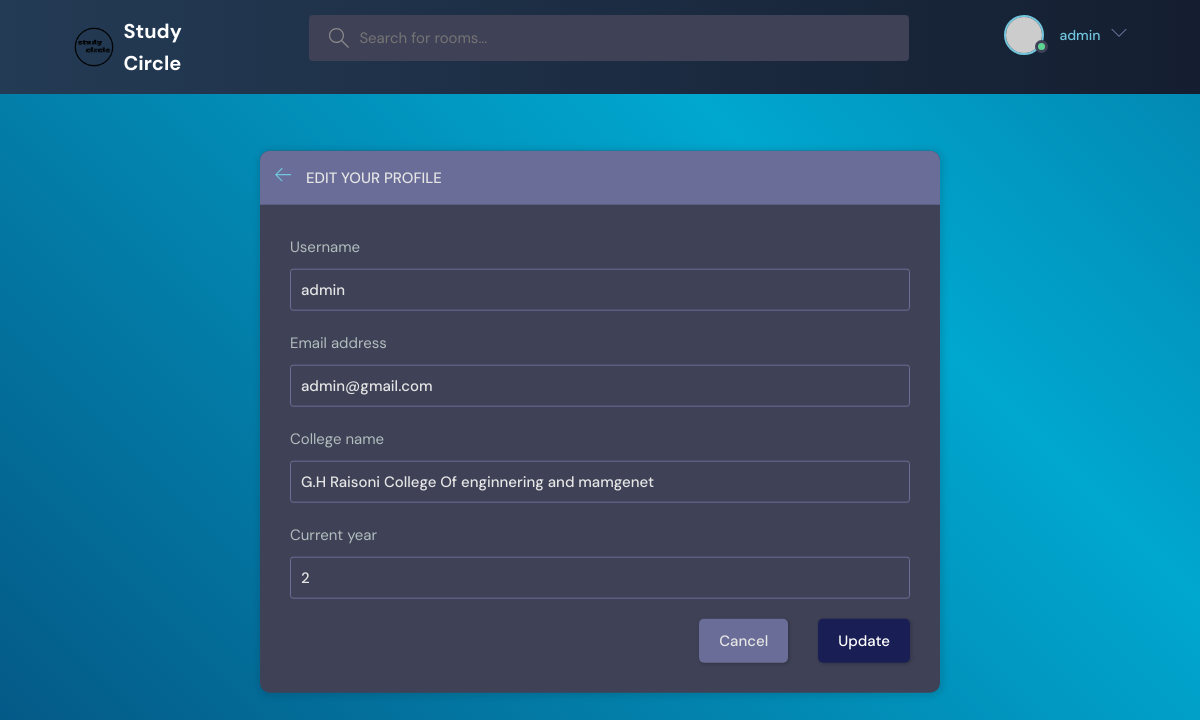
Screenshot of /update-user/ (signed in) with the database file from the repository.
### base/models.py (models this page shows, shortened)
class UserDetails(models.Model):
    user = models.OneToOneField(User, on_delete=models.CASCADE)
    avatar = models.ImageField(null=True, default="avatar.svg")
    first_name = models.CharField(max_length=50)
    last_name = models.CharField(max_length=50)
    avatar = models.ImageField(null=True, default="avatar.svg")
    college_name = models.CharField(max_length=200, blank=True, null=True)
    department_name = models.CharField(max_length=100, blank=True, null=True)
    current_year = models.PositiveIntegerField(blank=True, null=True)
    linkedin_url = models.URLField(blank=True, null=True)
    github_url = models.URLField(blank=True, null=True)
    twitter_url = models.URLField(blank=True, null=True)
    other_links = models.JSONField(blank=True, null=True)
    avatar = models.ImageField(null=True, default="avatar.svg")

### base/views.py (the view, shortened to what this page needs)
# urls.py: path('update-user/', views.updateuser, name="update-user"),
@login_required(login_url='login')
def updateuser(request):
    user = request.user
    user_details, created = UserDetails.objects.get_or_create(user=request.user)
    user_form = CustomUserCreationForm(instance=user)
    details_form = UserDetailsForm(instance=user_details)
    context = {
        'user_form': user_form,
        'details_form': details_form
    }
    return render(request,"base/update-user.html",context)

### base/forms.py
class CustomUserCreationForm(UserCreationForm):
    class Meta(UserCreationForm.Meta):
        fields = ['username','email', 'password1', 'password2']
        error_messages = {
            'username': {
                'required': 'Username is required.',
                'invalid': 'Enter a valid username.',
            },
            'password1': {
                'required': 'Password is required.',
                'invalid': 'Enter a strong password.',
            },
            'password2': {
                'required': 'Password confirmation is required.',
                'invalid': 'Passwords do not match.',
            },
        }

class UserDetailsForm(forms.ModelForm):
    class Meta:
        model = UserDetails
        fields = ['college_name', 'department_name', 'current_year', 'linkedin_url', 'github_url', 'twitter_url', 'other_links']

### base/templates/base/update-user.html (shortened to what this page needs)
{% extends 'main.html' %}
{% block content %}
<main class="update-account layout">
  <div class="container">
    <div class="layout__box">
      <div class="layout__boxHeader">
        <div class="layout__boxTitle">
          <a href="{% url 'home' %}">
            <svg version="1.1" xmlns="http://www.w3.org/2000/svg" width="32" height="32" viewBox="0 0 32 32">
              <title>arrow-left</title>
              <path
                d="M13.723 2.286l-13.723 13.714 13.719 13.714 1.616-1.611-10.96-10.96h27.625v-2.286h-27.625l10.965-10.965-1.616-1.607z">
              </path>
            </svg>
          </a>
          <h3>Edit your profile</h3>
        </div>
      </div>
      <div class="layout__body">
        <form class="form" action="" method="POST" enctype="multipart/form-data">
          <div class="form__group">
            <label for="username">{{ user_form.username.label }}</label>
            {{ user_form.username }}
          </div>
          <div class="form__group">
            <label for="email">{{ user_form.email.label }}</label>
            {{ user_form.email }}
          </div>
          <div class="form__group">
            <label for="college_name">{{ details_form.college_name.label }}</label>
            {{ details_form.college_name }}
          </div>
          <div class="form__group">
            <label for="current_year">{{ details_form.current_year.label }}</label>
            {{ details_form.current_year }}
          </div>
          <div class="form__action">
            <a class="btn btn--dark" href="index.html">Cancel</a>
            <button class="btn btn--main" type="submit">Update</button>
          </div>
        </form>
      </div>
    </div>
  </div>
</main>
{% endblock content %}

### templates/navbar.html (shortened to what this page needs)
{% load static %}
<header class="header header--loggedIn">
    <div class="container">
      <a href="{% url "home" %}" class="header__logo">
        <img src="/static/images/Study__1_-removebg-preview.png" />
        <h1>Study Circle</h1>
      </a>
      <form class="header__search" method="GET" action ="{% url 'home' %}">
        <label>
          <input name = "q" placeholder="Search for rooms..." />
        </label>
      </form>
      <nav class="header__menu">
        {% if request.user.is_authenticated %}
        <div class="header__user">
          <a href="{% url 'profile' user.id %}">
            <div class="avatar avatar--medium active">
              <img src="https://randomuser.me/api/portraits/men/37.jpg" alt="User Avatar" />
            </div>
            <p><span>{{ request.user.username }}</span></p>
          </a>
          <button class="dropdown-button">
            <svg version="1.1" xmlns="http://www.w3.org/2000/svg" width="32" height="32" viewBox="0 0 32 32">
              <title>chevron-down</title>
              <path d="M16 21l-13-13h-3l16 16 16-16h-3l-13 13z"></path>
            </svg>
          </button>
        </div>
        {% endif %}
      </nav>
    </div>
  </header>

### rows the page displays
UserDetails: college_name "G.H Raisoni College Of enginnering and mamgenet", current_year "2"

### other values shown
{{ request.user.username }} "admin"
{{ user_form.username.label }} "Username"
{{ user_form.email.label }} "Email address"
{{ details_form.college_name.label }} "College name"
{{ details_form.current_year.label }} "Current year"
